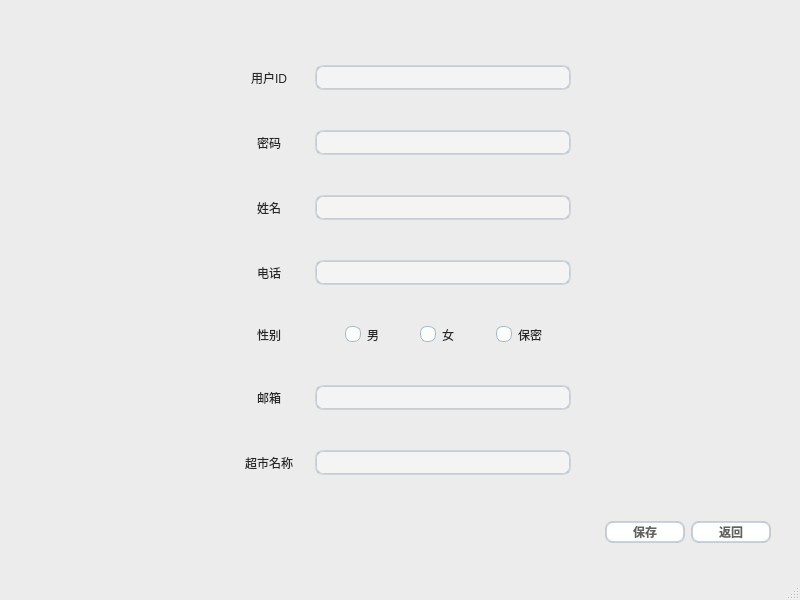
<?xml version="1.0" encoding="UTF-8"?>
<ui version="4.0">
 <class>AccountDetail</class>
 <widget class="QMainWindow" name="AccountDetail">
  <property name="geometry">
   <rect>
    <x>0</x>
    <y>0</y>
    <width>800</width>
    <height>600</height>
   </rect>
  </property>
  <property name="windowTitle">
   <string>MainWindow</string>
  </property>
  <property name="styleSheet">
   <string notr="true">/*
 * MacOS Style Sheet for QT Applications
 * Author: Jaime A. Quiroga P.
 * Company: GTRONICK
 * Last updated: 25/12/2020, 23:10.
 * Available at: https://github.com/GTRONICK/QSS/blob/master/MacOS.qss
 */
QMainWindow {
    background-color:#ececec;
}
QPushButton, QToolButton, QCommandLinkButton{
    padding: 0 5px 0 5px;
    border-style: solid;
    border-top-color: qlineargradient(spread:pad, x1:0, y1:0, x2:0, y2:1, stop:0 #c1c9cf, stop:1 #d2d8dd);
    border-right-color: qlineargradient(spread:pad, x1:1, y1:0, x2:0, y2:0, stop:0 #c1c9cf, stop:1 #d2d8dd);
    border-bottom-color: qlineargradient(spread:pad, x1:0, y1:1, x2:0, y2:0, stop:0 #c1c9cf, stop:1 #d2d8dd);
    border-left-color: qlineargradient(spread:pad, x1:0, y1:0, x2:1, y2:0, stop:0 #c1c9cf, stop:1 #d2d8dd);
    border-width: 2px;
    border-radius: 8px;
    color: #616161;
    font-weight: bold;
    background-color: qlineargradient(spread:pad, x1:0.5, y1:0, x2:0.5, y2:1, stop:0 #fbfdfd, stop:0.5 #ffffff, stop:1 #fbfdfd);
}
QPushButton::default, QToolButton::default, QCommandLinkButton::default{
    border: 2px solid transparent;
    color: #FFFFFF;
    background-color: qlineargradient(spread:pad, x1:0.5, y1:0, x2:0.5, y2:1, stop:0 #84afe5, stop:1 #1168e4);
}
QPushButton:hover, QToolButton:hover, QCommandLinkButton:hover{
    color: #3d3d3d;
}
QPushButton:pressed, QToolButton:pressed, QCommandLinkButton:pressed{
    color: #aeaeae;
    background-color: qlineargradient(spread:pad, x1:0.5, y1:0, x2:0.5, y2:1, stop:0 #ffffff, stop:0.5 #fbfdfd, stop:1 #ffffff);
}
QPushButton:disabled, QToolButton:disabled, QCommandLinkButton:disabled{
    color: #616161;
    background-color: qlineargradient(spread:pad, x1:0.5, y1:0, x2:0.5, y2:1, stop:0 #dce7eb, stop:0.5 #e0e8eb, stop:1 #dee7ec);
}
QLineEdit, QTextEdit, QPlainTextEdit, QSpinBox, QDoubleSpinBox, QTimeEdit, QDateEdit, QDateTimeEdit {
    border-width: 2px;
    border-radius: 8px;
    border-style: solid;
    border-top-color: qlineargradient(spread:pad, x1:0.5, y1:1, x2:0.5, y2:0, stop:0 #c1c9cf, stop:1 #d2d8dd);
    border-right-color: qlineargradient(spread:pad, x1:0, y1:0, x2:1, y2:0, stop:0 #c1c9cf, stop:1 #d2d8dd);
    border-bottom-color: qlineargradient(spread:pad, x1:0.5, y1:0, x2:0.5, y2:1, stop:0 #c1c9cf, stop:1 #d2d8dd);
    border-left-color: qlineargradient(spread:pad, x1:1, y1:0, x2:0, y2:0, stop:0 #c1c9cf, stop:1 #d2d8dd);
    background-color: #f4f4f4;
    color: #3d3d3d;
}
QLineEdit:focus, QTextEdit:focus, QPlainTextEdit:focus, QSpinBox:focus, QDoubleSpinBox:focus, QTimeEdit:focus, QDateEdit:focus, QDateTimeEdit:focus {
    border-width: 2px;
    border-radius: 8px;
    border-style: solid;
    border-top-color: qlineargradient(spread:pad, x1:0.5, y1:1, x2:0.5, y2:0, stop:0 #85b7e3, stop:1 #9ec1db);
    border-right-color: qlineargradient(spread:pad, x1:0, y1:0, x2:1, y2:0, stop:0 #85b7e3, stop:1 #9ec1db);
    border-bottom-color: qlineargradient(spread:pad, x1:0.5, y1:0, x2:0.5, y2:1, stop:0 #85b7e3, stop:1 #9ec1db);
    border-left-color: qlineargradient(spread:pad, x1:1, y1:0, x2:0, y2:0, stop:0 #85b7e3, stop:1 #9ec1db);
    background-color: #f4f4f4;
    color: #3d3d3d;
}
QLineEdit:disabled, QTextEdit:disabled, QPlainTextEdit:disabled, QSpinBox:disabled, QDoubleSpinBox:disabled, QTimeEdit:disabled, QDateEdit:disabled, QDateTimeEdit:disabled {
    color: #b9b9b9;
}
QSpinBox::up-button, QDoubleSpinBox::up-button, QTimeEdit::up-button, QDateEdit::up-button, QDateTimeEdit::up-button {
    subcontrol-origin: padding;
    subcontrol-position: top right;
    width: 15px;
    color: #272727;
    border-left-width: 1px;
    border-left-color: darkgray;
    border-left-style: solid;
    border-top-right-radius: 3px;
    padding: 3px;
}
QSpinBox::down-button, QDoubleSpinBox::down-button, QTimeEdit::down-button, QDateEdit::down-button, QDateTimeEdit::down-button {
    subcontrol-origin: padding;
    subcontrol-position: bottom right;
    width: 15px;
    color: #272727;
    border-left-width: 1px;
    border-left-color: darkgray;
    border-left-style: solid;
    border-bottom-right-radius: 3px;
    padding: 3px;
}
QSpinBox::up-button:pressed, QDoubleSpinBox::up-button:pressed, QTimeEdit::up-button:pressed, QDateEdit::up-button:pressed, QDateTimeEdit::up-button:pressed {
    color: #aeaeae;
    background-color: qlineargradient(spread:pad, x1:0.5, y1:0, x2:0.5, y2:1, stop:0 #ffffff, stop:0.5 #fbfdfd, stop:1 #ffffff);
}
QSpinBox::down-button:pressed, QDoubleSpinBox::down-button:pressed, QTimeEdit::down-button:pressed, QDateEdit::down-button:pressed, QDateTimeEdit::down-button:pressed {
    color: #aeaeae;
    background-color: qlineargradient(spread:pad, x1:0.5, y1:0, x2:0.5, y2:1, stop:0 #ffffff, stop:0.5 #fbfdfd, stop:1 #ffffff);
}
QSpinBox::up-button:hover, QDoubleSpinBox::up-button:hover, QTimeEdit::up-button:hover, QDateEdit::up-button:hover, QDateTimeEdit::up-button:hover {
    color: #FFFFFF;
    border-top-right-radius: 5px;
    background-color: qlineargradient(spread:pad, x1:0.5, y1:0, x2:0.5, y2:1, stop:0 #84afe5, stop:1 #1168e4);
    
}
QSpinBox::down-button:hover, QDoubleSpinBox::down-button:hover, QTimeEdit::down-button:hover, QDateEdit::down-button:hover, QDateTimeEdit::down-button:hover {
    color: #FFFFFF;
    border-bottom-right-radius: 5px;
    background-color: qlineargradient(spread:pad, x1:0.5, y1:0, x2:0.5, y2:1, stop:0 #84afe5, stop:1 #1168e4);
}
QSpinBox::up-arrow, QDoubleSpinBox::up-arrow, QTimeEdit::up-arrow, QDateEdit::up-arrow, QDateTimeEdit::up-arrow {
    image: url(/usr/share/icons/Adwaita/16x16/actions/go-up-symbolic.symbolic.png);
}
QSpinBox::down-arrow, QDoubleSpinBox::down-arrow, QTimeEdit::down-arrow, QDateEdit::down-arrow, QDateTimeEdit::down-arrow {
    image: url(/usr/share/icons/Adwaita/16x16/actions/go-down-symbolic.symbolic.png);
}
QProgressBar {
    max-height: 8px;
    text-align: center;
    font: italic bold 11px;
    color: #3d3d3d;
    border: 1px solid transparent;
    border-radius:4px;
    background-color: qlineargradient(spread:pad, x1:0, y1:0, x2:0, y2:1, stop:0 #ddd5d5, stop:0.5 #dad3d3, stop:1 #ddd5d5);
}
QProgressBar::chunk {
    background-color: qlineargradient(spread:pad, x1:0, y1:0, x2:0, y2:1, stop:0 #467dd1, stop:0.5 #3b88fc, stop:1 #467dd1);
    border-radius: 4px;
}
QProgressBar:disabled {
    color: #616161;
}
QProgressBar::chunk:disabled {
    background-color: #aeaeae;
}
QSlider::groove {
    border: 1px solid #bbbbbb;
    background-color: #52595d;
    border-radius: 4px;
}
QSlider::groove:horizontal {
    height: 6px;
}
QSlider::groove:vertical {
    width: 6px;
}
QSlider::handle:horizontal {
    background: #ffffff;
    border-style: solid;
    border-width: 1px;
    border-color: rgb(207,207,207);
    width: 12px;
    margin: -5px 0;
    border-radius: 7px;
}
QSlider::handle:vertical {
    background: #ffffff;
    border-style: solid;
    border-width: 1px;
    border-color: rgb(207,207,207);
    height: 12px;
    margin: 0 -5px;
    border-radius: 7px;
}
QSlider::add-page, QSlider::sub-page {
    border: 1px transparent;
    background-color: #52595d;
    border-radius: 4px;
}
QSlider::add-page:horizontal {
    background: qlineargradient(spread:pad, x1:0, y1:0, x2:0, y2:1, stop:0 #ddd5d5, stop:0.5 #dad3d3, stop:1 #ddd5d5);
}
QSlider::sub-page:horizontal {
    background-color: qlineargradient(spread:pad, x1:0, y1:0, x2:1, y2:0, stop:0 #467dd1, stop:0.5 #3b88fc, stop:1 #467dd1);
}
QSlider::add-page:vertical {
    background-color: qlineargradient(spread:pad, x1:0, y1:0, x2:0, y2:1, stop:0 #467dd1, stop:0.5 #3b88fc, stop:1 #467dd1);
}
QSlider::sub-page:vertical {
    background: qlineargradient(spread:pad, x1:0, y1:0, x2:1, y2:0, stop:0 #ddd5d5, stop:0.5 #dad3d3, stop:1 #ddd5d5);
}
QSlider::add-page:horizontal:disabled, QSlider::sub-page:horizontal:disabled, QSlider::add-page:vertical:disabled, QSlider::sub-page:vertical:disabled {
    background: #b9b9b9;
}
QComboBox, QFontComboBox {
    border-width: 2px;
    border-radius: 8px;
    border-style: solid;
    border-top-color: qlineargradient(spread:pad, x1:0.5, y1:1, x2:0.5, y2:0, stop:0 #c1c9cf, stop:1 #d2d8dd);
    border-right-color: qlineargradient(spread:pad, x1:0, y1:0, x2:1, y2:0, stop:0 #c1c9cf, stop:1 #d2d8dd);
    border-bottom-color: qlineargradient(spread:pad, x1:0.5, y1:0, x2:0.5, y2:1, stop:0 #c1c9cf, stop:1 #d2d8dd);
    border-left-color: qlineargradient(spread:pad, x1:1, y1:0, x2:0, y2:0, stop:0 #c1c9cf, stop:1 #d2d8dd);
    background-color: #f4f4f4;
    color: #272727;
    padding-left: 5px;
}
QComboBox:editable, QComboBox:!editable, QComboBox::drop-down:editable, QComboBox:!editable:on, QComboBox::drop-down:editable:on {
    background: #ffffff;
}
QComboBox::drop-down {
    subcontrol-origin: padding;
    subcontrol-position: top right;
    width: 15px;
    color: #272727;
    border-left-width: 1px;
    border-left-color: darkgray;
    border-left-style: solid;
    border-top-right-radius: 3px;
    border-bottom-right-radius: 3px;
}
QComboBox::down-arrow {
    image: url(/usr/share/icons/Adwaita/16x16/actions/go-down-symbolic.symbolic.png); /*Adawaita icon thene*/
}

QComboBox::down-arrow:on {
    top: 1px;
    left: 1px;
}
QComboBox QAbstractItemView {
    border: 1px solid darkgray;
    border-radius: 8px;
    selection-background-color: #dadada;
    selection-color: #272727;
    color: #272727;
    background: white;
}
QLabel, QCheckBox, QRadioButton {
    color: #272727;
}
QCheckBox {
    padding: 2px;
}
QCheckBox:disabled, QRadioButton:disabled {
    color: #808086;
    padding: 2px;
}

QCheckBox:hover {
    border-radius:4px;
    border-style:solid;
    padding-left: 1px;
    padding-right: 1px;
    padding-bottom: 1px;
    padding-top: 1px;
    border-width:1px;
    border-color: transparent;
}
QCheckBox::indicator:checked {
    image: url(/usr/share/icons/Adwaita/16x16/actions/object-select-symbolic.symbolic.png);
    height: 15px;
    width: 15px;
    border-style:solid;
    border-width: 1px;
    border-color: #48a5fd;
    color: #ffffff;
    border-radius: 3px;
    background-color: qlineargradient(spread:pad, x1:0, y1:0, x2:0, y2:1, stop:0 #48a5fd, stop:0.5 #329cfb, stop:1 #48a5fd);
}
QCheckBox::indicator:unchecked {
    
    height: 15px;
    width: 15px;
    border-style:solid;
    border-width: 1px;
    border-color: #48a5fd;
    border-radius: 3px;
    background-color: #fbfdfa;
}
QLCDNumber {
    color: #616161;;
}
QMenuBar {
    background-color: #ececec;
}
QMenuBar::item {
    color: #616161;
    spacing: 3px;
    padding: 1px 4px;
    background-color: #ececec;
}

QMenuBar::item:selected {
    background-color: #dadada;
    color: #3d3d3d;
}
QMenu {
    background-color: #ececec;
}
QMenu::item:selected {
    background-color: #dadada;
    color: #3d3d3d;
}
QMenu::item {
    color: #616161;;
    background-color: #e0e0e0;
}
QTabWidget {
    color:rgb(0,0,0);
    background-color:#000000;
}
QTabWidget::pane {
    border-color: #050a0e;
    background-color: #e0e0e0;
    border-width: 1px;
    border-radius: 4px;
    position: absolute;
    top: -0.5em;
    padding-top: 0.5em;
}

QTabWidget::tab-bar {
    alignment: center;
}

QTabBar::tab {
    border-bottom: 1px solid #c0c0c0;
    padding: 3px;
    color: #272727;
    background-color: #fefefc;
    margin-left:0px;
}
QTabBar::tab:!last {
    border-right: 1px solid;
    border-right-color: #c0c0c0;
    border-bottom-color: #c0c0c0;
}
QTabBar::tab:first {
    border-top-left-radius: 4px;
    border-bottom-left-radius: 4px;
}
QTabBar::tab:last {
    border-top-right-radius: 4px;
    border-bottom-right-radius: 4px;
}
QTabBar::tab:selected, QTabBar::tab:last:selected, QTabBar::tab:hover {
    color: #FFFFFF;
    background-color: qlineargradient(spread:pad, x1:0.5, y1:0, x2:0.5, y2:1, stop:0 #84afe5, stop:1 #1168e4);
}
QRadioButton::indicator {
    height: 14px;
    width: 14px;
    border-style:solid;
    border-radius:7px;
    border-width: 1px;
}
QRadioButton::indicator:checked {
    border-color: #48a5fd;
    background-color: qradialgradient(cx:0.5, cy:0.5, radius:0.4,fx:0.5, fy:0.5, stop:0 #ffffff, stop:0.5 #ffffff, stop:0.6 #48a5fd, stop:1 #48a5fd);
}
QRadioButton::indicator:!checked {
    border-color: #a9b7c6;
    background-color: #fbfdfa;
}
QStatusBar {
    color:#027f7f;
}

QDial {
    background: #16a085;
}

QToolBox {
    color: #a9b7c6;
    background-color: #222b2e;
}
QToolBox::tab {
    color: #a9b7c6;
    background-color:#222b2e;
}
QToolBox::tab:selected {
    color: #FFFFFF;
    background-color:#222b2e;
}
QScrollArea {
    color: #FFFFFF;
    background-color:#222b2e;
}

QScrollBar:horizontal {
	max-height: 10px;
	border: 1px transparent grey;
	margin: 0px 20px 0px 20px;
	background: transparent;
}
QScrollBar:vertical {
	max-width: 10px;
	border: 1px transparent grey;
	margin: 20px 0px 20px 0px;
	background: transparent;
}
QScrollBar::handle:vertical, QScrollBar::handle:horizontal {
	background: #52595d;
	border-style: transparent;
	border-radius: 4px;
	min-height: 25px;
}
QScrollBar::handle:horizontal:hover, QScrollBar::handle:vertical:hover {
	background: qlineargradient(spread:pad, x1:0, y1:0, x2:1, y2:0, stop:0 #467dd1, stop:0.5 #3b88fc, stop:1 #467dd1);
}
QScrollBar::add-line, QScrollBar::sub-line {
    border: 2px transparent grey;
    border-radius: 4px;
    subcontrol-origin: margin;
    background: #b9b9b9;
}
QScrollBar::add-line:horizontal {
    width: 20px;
    subcontrol-position: right;
}
QScrollBar::add-line:vertical {
    height: 20px;
    subcontrol-position: bottom;
}
QScrollBar::sub-line:horizontal {
    width: 20px;
    subcontrol-position: left;
}
QScrollBar::sub-line:vertical {
    height: 20px;
    subcontrol-position: top;
}
QScrollBar::add-line:vertical:pressed, QScrollBar::add-line:horizontal:pressed, QScrollBar::sub-line:horizontal:pressed, QScrollBar::sub-line:vertical:pressed {
    background: qlineargradient(spread:pad, x1:0, y1:0, x2:1, y2:0, stop:0 #467dd1, stop:0.5 #3b88fc, stop:1 #467dd1);
}
QScrollBar::add-page:horizontal, QScrollBar::sub-page:horizontal, QScrollBar::add-page:vertical, QScrollBar::sub-page:vertical {
    background: none;
}
QScrollBar::up-arrow:vertical {
    image: url(/usr/share/icons/Adwaita/16x16/actions/go-up-symbolic.symbolic.png);
}
QScrollBar::down-arrow:vertical {
    image: url(/usr/share/icons/Adwaita/16x16/actions/go-down-symbolic.symbolic.png);
}
QScrollBar::left-arrow:horizontal {
    image: url(/usr/share/icons/Adwaita/16x16/actions/go-previous-symbolic.symbolic.png);
}
QScrollBar::right-arrow:horizontal {
    image: url(/usr/share/icons/Adwaita/16x16/actions/go-next-symbolic.symbolic.png);
}
</string>
  </property>
  <widget class="QWidget" name="centralwidget">
   <layout class="QVBoxLayout" name="verticalLayout">
    <item>
     <layout class="QGridLayout" name="gridLayout_3">
      <property name="leftMargin">
       <number>20</number>
      </property>
      <property name="rightMargin">
       <number>20</number>
      </property>
      <item row="0" column="0" colspan="2">
       <layout class="QGridLayout" name="gridLayout_2">
        <property name="topMargin">
         <number>30</number>
        </property>
        <item row="0" column="0">
         <spacer name="horizontalSpacer_2">
          <property name="orientation">
           <enum>Qt::Horizontal</enum>
          </property>
          <property name="sizeType">
           <enum>QSizePolicy::Fixed</enum>
          </property>
          <property name="sizeHint" stdset="0">
           <size>
            <width>200</width>
            <height>20</height>
           </size>
          </property>
         </spacer>
        </item>
        <item row="0" column="1">
         <layout class="QGridLayout" name="gridLayout">
          <property name="verticalSpacing">
           <number>40</number>
          </property>
          <item row="0" column="0">
           <widget class="QLabel" name="IDLabel">
            <property name="minimumSize">
             <size>
              <width>80</width>
              <height>0</height>
             </size>
            </property>
            <property name="text">
             <string>用户ID</string>
            </property>
            <property name="alignment">
             <set>Qt::AlignCenter</set>
            </property>
           </widget>
          </item>
          <item row="0" column="1">
           <widget class="QLineEdit" name="IDEdit">
            <property name="minimumSize">
             <size>
              <width>0</width>
              <height>25</height>
             </size>
            </property>
           </widget>
          </item>
          <item row="1" column="0">
           <widget class="QLabel" name="PasswordLabel">
            <property name="minimumSize">
             <size>
              <width>80</width>
              <height>0</height>
             </size>
            </property>
            <property name="text">
             <string>密码</string>
            </property>
            <property name="alignment">
             <set>Qt::AlignCenter</set>
            </property>
           </widget>
          </item>
          <item row="1" column="1">
           <widget class="QLineEdit" name="PasswordEdit">
            <property name="minimumSize">
             <size>
              <width>0</width>
              <height>25</height>
             </size>
            </property>
           </widget>
          </item>
          <item row="2" column="0">
           <widget class="QLabel" name="NameLabel">
            <property name="minimumSize">
             <size>
              <width>80</width>
              <height>0</height>
             </size>
            </property>
            <property name="text">
             <string>姓名</string>
            </property>
            <property name="alignment">
             <set>Qt::AlignCenter</set>
            </property>
           </widget>
          </item>
          <item row="2" column="1">
           <widget class="QLineEdit" name="NameEdit">
            <property name="minimumSize">
             <size>
              <width>0</width>
              <height>25</height>
             </size>
            </property>
           </widget>
          </item>
          <item row="3" column="0">
           <widget class="QLabel" name="PhoneLabel">
            <property name="minimumSize">
             <size>
              <width>80</width>
              <height>0</height>
             </size>
            </property>
            <property name="text">
             <string>电话</string>
            </property>
            <property name="alignment">
             <set>Qt::AlignCenter</set>
            </property>
           </widget>
          </item>
          <item row="3" column="1">
           <widget class="QLineEdit" name="PhoneEdit">
            <property name="minimumSize">
             <size>
              <width>0</width>
              <height>25</height>
             </size>
            </property>
           </widget>
          </item>
          <item row="4" column="0">
           <widget class="QLabel" name="SexLabel">
            <property name="minimumSize">
             <size>
              <width>80</width>
              <height>0</height>
             </size>
            </property>
            <property name="text">
             <string>性别</string>
            </property>
            <property name="alignment">
             <set>Qt::AlignCenter</set>
            </property>
           </widget>
          </item>
          <item row="4" column="1">
           <layout class="QHBoxLayout" name="horizontalLayout_3">
            <item>
             <spacer name="horizontalSpacer_3">
              <property name="orientation">
               <enum>Qt::Horizontal</enum>
              </property>
              <property name="sizeType">
               <enum>QSizePolicy::Fixed</enum>
              </property>
              <property name="sizeHint" stdset="0">
               <size>
                <width>30</width>
                <height>20</height>
               </size>
              </property>
             </spacer>
            </item>
            <item>
             <widget class="QRadioButton" name="MaleChoose">
              <property name="layoutDirection">
               <enum>Qt::LeftToRight</enum>
              </property>
              <property name="text">
               <string>男</string>
              </property>
             </widget>
            </item>
            <item>
             <widget class="QRadioButton" name="FemaleChoose">
              <property name="layoutDirection">
               <enum>Qt::LeftToRight</enum>
              </property>
              <property name="text">
               <string>女</string>
              </property>
             </widget>
            </item>
            <item>
             <widget class="QRadioButton" name="SecretChoose">
              <property name="layoutDirection">
               <enum>Qt::LeftToRight</enum>
              </property>
              <property name="text">
               <string>保密</string>
              </property>
             </widget>
            </item>
           </layout>
          </item>
          <item row="5" column="0">
           <widget class="QLabel" name="MailLabel">
            <property name="minimumSize">
             <size>
              <width>80</width>
              <height>0</height>
             </size>
            </property>
            <property name="text">
             <string>邮箱</string>
            </property>
            <property name="alignment">
             <set>Qt::AlignCenter</set>
            </property>
           </widget>
          </item>
          <item row="5" column="1">
           <widget class="QLineEdit" name="MailEdit">
            <property name="minimumSize">
             <size>
              <width>0</width>
              <height>25</height>
             </size>
            </property>
           </widget>
          </item>
          <item row="6" column="0">
           <widget class="QLabel" name="AddressLabel">
            <property name="minimumSize">
             <size>
              <width>80</width>
              <height>0</height>
             </size>
            </property>
            <property name="text">
             <string>超市名称</string>
            </property>
            <property name="alignment">
             <set>Qt::AlignCenter</set>
            </property>
           </widget>
          </item>
          <item row="6" column="1">
           <widget class="QLineEdit" name="AddressEdit">
            <property name="minimumSize">
             <size>
              <width>0</width>
              <height>25</height>
             </size>
            </property>
           </widget>
          </item>
         </layout>
        </item>
        <item row="0" column="2">
         <spacer name="horizontalSpacer">
          <property name="orientation">
           <enum>Qt::Horizontal</enum>
          </property>
          <property name="sizeType">
           <enum>QSizePolicy::Fixed</enum>
          </property>
          <property name="sizeHint" stdset="0">
           <size>
            <width>200</width>
            <height>20</height>
           </size>
          </property>
         </spacer>
        </item>
       </layout>
      </item>
      <item row="1" column="1">
       <spacer name="verticalSpacer">
        <property name="orientation">
         <enum>Qt::Vertical</enum>
        </property>
        <property name="sizeType">
         <enum>QSizePolicy::Fixed</enum>
        </property>
        <property name="sizeHint" stdset="0">
         <size>
          <width>20</width>
          <height>40</height>
         </size>
        </property>
       </spacer>
      </item>
      <item row="2" column="0">
       <spacer name="horizontalSpacer_4">
        <property name="orientation">
         <enum>Qt::Horizontal</enum>
        </property>
        <property name="sizeHint" stdset="0">
         <size>
          <width>40</width>
          <height>20</height>
         </size>
        </property>
       </spacer>
      </item>
      <item row="2" column="1">
       <layout class="QHBoxLayout" name="horizontalLayout_2">
        <item>
         <widget class="QPushButton" name="SaveButton">
          <property name="minimumSize">
           <size>
            <width>80</width>
            <height>0</height>
           </size>
          </property>
          <property name="text">
           <string>保存</string>
          </property>
         </widget>
        </item>
        <item>
         <widget class="QPushButton" name="ReturnButton">
          <property name="minimumSize">
           <size>
            <width>80</width>
            <height>0</height>
           </size>
          </property>
          <property name="text">
           <string>返回</string>
          </property>
         </widget>
        </item>
       </layout>
      </item>
     </layout>
    </item>
   </layout>
  </widget>
  <widget class="QMenuBar" name="menubar">
   <property name="geometry">
    <rect>
     <x>0</x>
     <y>0</y>
     <width>800</width>
     <height>19</height>
    </rect>
   </property>
  </widget>
  <widget class="QStatusBar" name="statusbar"/>
 </widget>
 <resources/>
 <connections/>
</ui>
